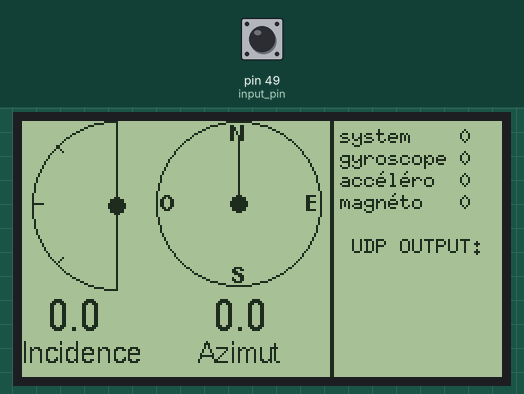
Recording of a sketch running on a simulated Arduino Mega 2560, built with avr-gcc and run on an emulated ATmega2560. Parts: 240×128 one-colour display. The inputs (shaded band) are chosen by the test bench; at power-on: pin 49 (input_pin) LOW. WiFi joins after 1.5 s; servers stay silent unless stated; what the sketch prints to the serial monitor is not drawn.

Above: at 1.4 s.
1.5 s: pin 49 (input_pin) pulsed HIGH 2 times (0.12 s each, 0.3 s apart)
At 3.2 s:
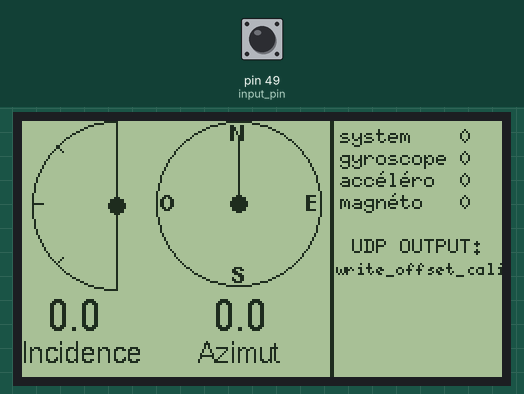
Timing chart, 0 to 4.7 s (numbered marks = the images above; inputs shaded):
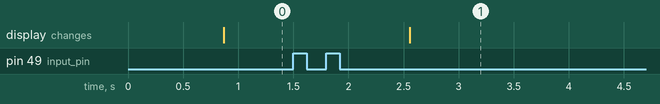

Measured:
- after the input at 1.5 s, the display: changes after 1.1 s (image 1)

The sketch:

base.ino
```cpp
// (licence header left out)
//This program is free software: you can redistribute it and/or modify
//it under the terms of the GNU Lesser General Public License as published by
//the Free Software Foundation, either version 3 of the License, or
//(at your option) any later version.

//This program is distributed in the hope that it will be useful,
//but WITHOUT ANY WARRANTY; without even the implied warranty of
//MERCHANTABILITY or FITNESS FOR A PARTICULAR PURPOSE.  See the
//GNU Lesser General Public License for more details.

//You should have received a copy of the GNU Lesser General Public License
//along with this program.  If not, see <https://www.gnu.org/licenses/>.


//SERIAL MONITOR:
#define DEBUG
#define SERIAL_BAUD 9600

// GLOBAL PARAMS
float theta=0, phi=0;
int status_SGAM[4] = {0,0,0,0};

// SCREEN:
# include "T6963C_240x128.h"
T6963C_240x128 screen;

// SWITCH:
# include "Switch.h"
Switch calib_switch;

//ETHERNET:
#include <SPI.h>
#include <Ethernet2.h>
EthernetUDP udp;
//NOTE: change address and port in the following.
byte mac[] = { 0x90, 0xA2, 0xDA, 0x10, 0xA4, 0xB4 };
IPAddress local_ip(192, 168, 50, 1);
unsigned int local_port = 8888;
IPAddress remote_ip(192, 168, 50, 2);
unsigned int remote_port = 8888;


void send_message_udp(char *buffer){
#ifdef DEBUG
	Serial.print("Sending message to imu: ");
	Serial.println(buffer);
#endif
	strncpy(screen.udp_out, buffer, 50);
	udp.beginPacket(remote_ip, remote_port);
	udp.write(buffer);
	udp.endPacket();
}

void read_data_from_imu(){
	char inputBuffer[UDP_TX_PACKET_MAX_SIZE];
	memset(inputBuffer, 0, sizeof(inputBuffer));
#ifdef DEBUG
	Serial.println("Try to read data from imu...");
#endif
	//The following loop is used to empty the hardware buffer and only keep the last incoming packet (to have LIFO behavior)
	//Hence, we know that we will probably loose packets if the imu send frequency is high, but the display data will always be the last incoming ones (LIFO).
	bool get_something = false;
	while(udp.parsePacket()>0){ //while there is something in the hardware (ethernet shield) buffer...
		udp.read(inputBuffer, UDP_TX_PACKET_MAX_SIZE); //copy the hardware buffer in our software buffer (FIFO sequence)
		get_something = true;
	}
	if(get_something){
#ifdef DEBUG
		Serial.print("Received packet from ");
		IPAddress remote = udp.remoteIP();
		for (int i = 0; i < 4; i++) {
			Serial.print(remote[i], DEC);
			if (i < 3) Serial.print(".");
		}
		Serial.print(":");
		Serial.print(udp.remotePort());
		Serial.print(", message: ");
		Serial.println(inputBuffer);
#endif
		//Parse the incoming message:
		uint8_t i = 1;
		char *token = strtok(inputBuffer, " ");
		while( token != NULL ) {
			if(i==1) theta=atof(token);
			else if(i==2) phi=atof(token);
			else status_SGAM[i-3]=atoi(token);
			token = strtok(NULL, " ");
			i++;
		}
	}
}


void setup() {
#ifdef DEBUG
  Serial.begin(SERIAL_BAUD);
  Serial.println("Base receiver serial debug");
#endif
  screen.begin();
  screen.command = "sensor_values"; //initial display
  calib_switch.begin();
  Ethernet.begin(mac, local_ip);
  udp.begin(local_port);
#ifdef DEBUG
  Serial.print("Base is at: ");
  Serial.println(Ethernet.localIP());
#endif
}


void loop() {
	long t = millis();
	uint8_t current_switch_event = 0;
	current_switch_event = calib_switch.listen();

	if(current_switch_event){
#ifdef DEBUG
		Serial.print("Get switch input: ");
		Serial.println(current_switch_event);
#endif
		char buffer[50] ; memset(buffer, 0, sizeof(buffer));
		//if(current_switch_event==1) {sprintf(buffer,"load_calibration");} //short press
    if(current_switch_event==1) {sprintf(buffer,"write_offset_calibration");} //short press
		else if(current_switch_event==2) {sprintf(buffer,"save_calibration");} //long press
		else if(current_switch_event==3) {sprintf(buffer,"reset_calibration");} //long long press
		send_message_udp(&buffer[0]);
	}

	read_data_from_imu();
#ifdef DEBUG
	Serial.print("Spherical: ");
	Serial.print(theta);
	Serial.print(" ");
	Serial.print(phi);
	Serial.print(" ");
	Serial.print("Sys:");
	Serial.print(status_SGAM[0]);
	Serial.print(" G:");
	Serial.print(status_SGAM[1]);
	Serial.print(" A:");
	Serial.print(status_SGAM[2]);
	Serial.print(" M:");
	Serial.println(status_SGAM[3]);
#endif

	screen.draw();

	t = millis()-t;
	if(t<200) delay(200-t);
}
```

Switch.h
```cpp
// (licence header left out)
//This program is free software: you can redistribute it and/or modify
//it under the terms of the GNU Lesser General Public License as published by
//the Free Software Foundation, either version 3 of the License, or
//(at your option) any later version.

//This program is distributed in the hope that it will be useful,
//but WITHOUT ANY WARRANTY; without even the implied warranty of
//MERCHANTABILITY or FITNESS FOR A PARTICULAR PURPOSE.  See the
//GNU Lesser General Public License for more details.

//You should have received a copy of the GNU Lesser General Public License
//along with this program.  If not, see <https://www.gnu.org/licenses/>.


class Switch{
	public:
		uint8_t input_pin = 49;
		bool current_state = false;
		long long_press_delay = 1500;
		long long_long_press_delay = 4000;
		long min_refresh_delay = 100;
		long pressed_time = 0;
		long last_event_time = 0;
		bool long_press = false;
		bool long_long_press = false;
		uint8_t current_event = 0; // 0:off | 1:short press | 2:long press

		void begin();
		uint8_t listen();
};

void Switch::begin(){
	pinMode(input_pin, INPUT);
}

uint8_t Switch::listen(){
	if( millis()-last_event_time > min_refresh_delay ){
		last_event_time=millis();
		if(digitalRead(input_pin)==HIGH){ //currently pressed
			if(!current_state){ //the press just happened
				current_state=true;
				pressed_time=millis(); //keep the pressed time in memory
			}
			if( pressed_time+long_press_delay<millis() && !(current_event==2)){ //the long press is triggered
				long_press=true;
			}
			if( pressed_time+long_long_press_delay<millis() && !(current_event==3)){ //the long press is triggered
				long_press=false;
				long_long_press=true;
			}
			return 0;
		}
		else{ //currently released
			if(current_state){ // the button was just released
				if(long_long_press){
					current_event=3;
					long_long_press=false;
				}
				else if(long_press){
					current_event=2;
					long_press=false;
				}
				else{
					current_event=1;
				}
				current_state=false;
			}
			else current_event=0;
			return current_event;
		}
	}
	else return 0;
}
```

T6963C_240x128.h
```cpp
// (licence header left out)
//This program is free software: you can redistribute it and/or modify
//it under the terms of the GNU Lesser General Public License as published by
//the Free Software Foundation, either version 3 of the License, or
//(at your option) any later version.

//This program is distributed in the hope that it will be useful,
//but WITHOUT ANY WARRANTY; without even the implied warranty of
//MERCHANTABILITY or FITNESS FOR A PARTICULAR PURPOSE.  See the
//GNU Lesser General Public License for more details.

//You should have received a copy of the GNU Lesser General Public License
//along with this program.  If not, see <https://www.gnu.org/licenses/>.

/*  ________________________________________________________________
   T6963  LCD PIN   |    LCD PIN NAME  |     MEGA 2560            |
  ________________________________________________________________|
          1         |          FG      |       GND                |
          2         |         GND      |       GND                |
          3         |         VDD      |       +5V                |
          4         |          VO      |  10K POT WIPER – LEG 2   |
          5         |          WR      |        33                |
          6         |          RD      |        32                |
          7         |       CE/CS      |        31                |
          8         |         C/D      |        30                |
          9         |         RST      |        29                |
         10         |         DB0      |        28                |
         11         |         DB1      |        27                |
         12         |         DB2      |        26                |
         13         |         DB3      |        25                |
         14         |         DB4      |        24                |
         15         |         DB5      |        38                |
         16         |         DB6      |        40                |
         17         |         DB7      |        36                |
         18         |          FS      |       GND                |
         19         |         VEE      |    10K POT–LEG1          |
         20         |       LED A      |    +3.3V – 5V            |
         21         |       LED K      |        GND               |
  ________________________________________________________________|
*/

#include <U8g2lib.h>

class T6963C_240x128 {
	public:
		static const int width = 240;
		static const int height = 128;
		String command;
		static const long min_refresh_delay = 500;
		long last_refreshed = 0;
		char udp_out[50];

	struct sensor_values_screen_params {
		int left_circle_radius = height / 3 ;
		int left_circle_x = left_circle_radius + 5;
		int left_circle_y = left_circle_radius;
		int left_tick_length = 5;


		int right_circle_radius = height / 3 - 1;;
		int right_circle_x = left_circle_x + right_circle_radius + 20;
		int right_circle_y = right_circle_radius;
		int right_tick_length = 5;
	} svsp;

	U8G2_T6963_240X128_F_8080 u8g2 =
	//U8G2_T6963_240X128_F_8080(rotation,  d0, d1, d2, d3, d4, d5, d6, d7, enable (wr), cs, dc [, reset])
	  U8G2_T6963_240X128_F_8080(U8G2_R0 ,  28, 27, 26, 25, 24, 38, 40, 36,     33     , 31, 30  ,  29   );

	void begin();
	void draw_sensor_values();
	void draw_calibration_screen();
	void draw();
};

void T6963C_240x128::begin() {
	u8g2.begin();
	u8g2.enableUTF8Print();
	memset(udp_out, 0, sizeof(udp_out));
}

void T6963C_240x128::draw_sensor_values() {
	u8g2.clearBuffer();

	//left half circle :
	u8g2.drawCircle(svsp.left_circle_x, svsp.left_circle_y, svsp.left_circle_radius);
	u8g2.setDrawColor(0);
	u8g2.drawBox(svsp.left_circle_x, 0, svsp.left_circle_radius + 1,2*svsp.left_circle_radius + 1 );
	u8g2.setDrawColor(1);
	u8g2.drawVLine(svsp.left_circle_x, 0, 2*svsp.left_circle_radius +1);
	for(int i=0;i<3;i++){
		float angle = i*PI/4. + 3.*PI/4.;
		float tick_start_x = svsp.left_circle_radius * cos(angle) + svsp.left_circle_x;
		float tick_end_x = (svsp.left_circle_radius-svsp.left_tick_length) * cos(angle) + svsp.left_circle_x;
		float tick_start_y = svsp.left_circle_radius * sin(angle) + svsp.left_circle_y;
		float tick_end_y = (svsp.left_circle_radius-svsp.left_tick_length) * sin(angle) + svsp.left_circle_y;
		u8g2.drawLine(tick_start_x, tick_start_y, tick_end_x, tick_end_y);
	}

// 	left hand :
	float hand_x = (svsp.left_circle_radius-svsp.left_tick_length - 2) * cos(radians(theta + 90.0 )) + svsp.left_circle_x;
	float hand_y = (svsp.left_circle_radius-svsp.left_tick_length - 2) * sin(radians(theta + 90.0 )) + svsp.left_circle_y;
	u8g2.drawLine(svsp.left_circle_x, svsp.left_circle_y, round(hand_x), round(hand_y));
	u8g2.drawDisc(svsp.left_circle_x, svsp.left_circle_y, svsp.left_circle_radius/10);

// 	left value :
	char theta_char[10];
	sprintf (theta_char, "%d.%d°", (int)theta, (int)((theta-(int)theta)*10.0));
	u8g2.setFont(u8g2_font_logisoso16_tn);
	u8g2.setCursor(svsp.left_circle_x - svsp.left_circle_radius/2 - u8g2.getUTF8Width(theta_char) / 2, 16 + 5 + svsp.left_circle_radius*2);
	u8g2.print(theta_char);

//	left label :
	u8g2.setFont(u8g2_font_helvR10_tf);
	u8g2.setCursor(svsp.left_circle_x/2-u8g2.getUTF8Width("Incidence")/2 + 6, height - 6 - 1);
	u8g2.print("Incidence");

	//right circle :
	u8g2.drawCircle(svsp.right_circle_x, svsp.right_circle_y, svsp.right_circle_radius);
	u8g2.setFont(u8g2_font_helvB08_tf);
	u8g2.setCursor(svsp.right_circle_x - u8g2.getUTF8Width("N") / 2.0, 10);
	u8g2.print("N");
	u8g2.setCursor(svsp.right_circle_x - u8g2.getUTF8Width("S") / 2.0, svsp.right_circle_radius*2-1);
	u8g2.print("S");
	u8g2.setCursor(svsp.right_circle_x - svsp.right_circle_radius + 2, svsp.right_circle_radius + 4);
	u8g2.print("O");
	u8g2.setCursor(svsp.right_circle_x + svsp.right_circle_radius - 2 -u8g2.getUTF8Width("E"), svsp.right_circle_radius + 4);
	u8g2.print("E");

	//right hand
	int x = (svsp.right_circle_radius - svsp.right_tick_length - 2) * cos(radians(phi - 90.0)) + svsp.right_circle_x;
	int y = (svsp.right_circle_radius - svsp.right_tick_length - 2) * sin(radians(phi - 90.0)) + svsp.right_circle_y;
	u8g2.drawLine(svsp.right_circle_x, svsp.right_circle_y, x, y);
	u8g2.drawDisc(svsp.right_circle_x, svsp.right_circle_y, svsp.right_circle_radius/10);

// 	right value :
	char phi_char[10];
	sprintf(phi_char, "%d.%d", (int)phi, (int)((phi-(int)phi)*10.0));
	u8g2.setFont(u8g2_font_logisoso16_tn);
	u8g2.setCursor(svsp.right_circle_x - u8g2.getUTF8Width(phi_char) / 2, 16 + 5 + svsp.left_circle_radius*2);
	u8g2.print(phi_char);

//	right label :
	u8g2.setFont(u8g2_font_helvR10_tf);
	u8g2.setCursor(svsp.right_circle_x-u8g2.getUTF8Width("Azimut")/2 , height - 6 - 1);
	u8g2.print("Azimut");

// 	vertical line :
 	int x_vert_line = svsp.right_circle_x+svsp.right_circle_radius+6;
	u8g2.drawVLine(x_vert_line,0,height);
	u8g2.drawVLine(x_vert_line-1,0,height);

//	text :
	uint8_t v_space = 7+4;
	u8g2.setFont(u8g2_font_6x10_tf);

	u8g2.setCursor(x_vert_line+4,v_space);
	char sys[20];sprintf(sys, "system    %d", status_SGAM[0]);
	u8g2.print(sys);

	u8g2.setCursor(x_vert_line+4,2*v_space);
	char gyr[20];sprintf(gyr, "gyroscope %d", status_SGAM[1]);
	u8g2.print(gyr);

	u8g2.setCursor(x_vert_line+4,3*v_space);
	char acc[20];sprintf(acc, "accéléro  %d", status_SGAM[2]);
	u8g2.print(acc);

	u8g2.setCursor(x_vert_line+4,4*v_space);
	char mag[20];sprintf(mag, "magnéto   %d", status_SGAM[3]);
	u8g2.print(mag);

	u8g2.setCursor(x_vert_line + (width-x_vert_line)/2 - u8g2.getUTF8Width("UDP OUTPUT:")/2,6*v_space);
	u8g2.print("UDP OUTPUT:");
	u8g2.setFont(u8g2_font_5x8_tf);
	u8g2.setCursor(x_vert_line+2,7*v_space);
	u8g2.print(udp_out);
	u8g2.sendBuffer();

}

void T6963C_240x128::draw_calibration_screen() {
	u8g2.setFont(u8g2_font_helvB14_tf);
	u8g2.clearBuffer();
	u8g2.setDrawColor(1);
	char calibration[] = "CALIBRATION";
	u8g2.print(calibration);
	u8g2.sendBuffer();
}

void T6963C_240x128::draw() {
	if( millis() - last_refreshed > min_refresh_delay){
		if (command == "sensor_values")draw_sensor_values();
		else if (command == "calibration")draw_calibration_screen();
		last_refreshed = millis();
	}
}
```
